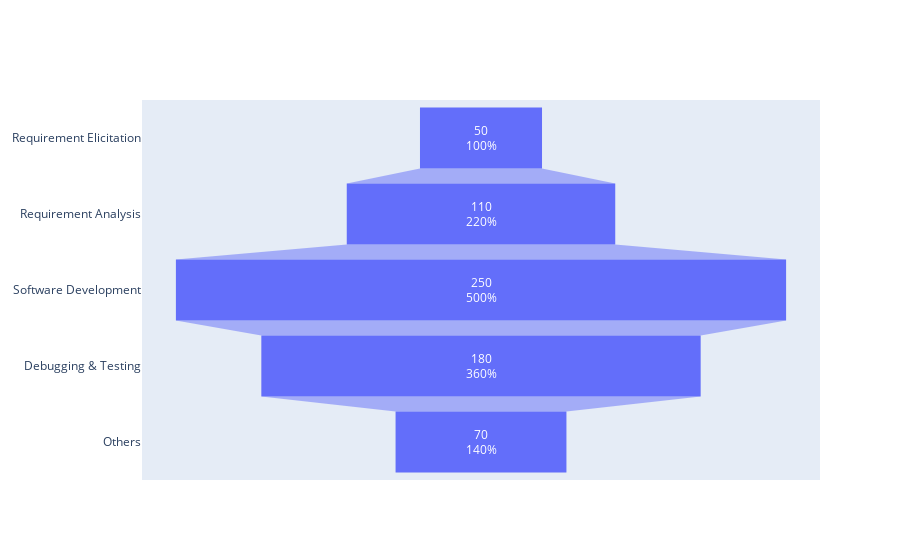

Notebook source saved alongside this figure:
### Markdown cell above
Question 8

### Code cell
fig = go.Figure(go.Funnel(
    y = ["Requirement Elicitation", "Requirement Analysis", "Software Development", "Debugging & Testing", "Others"],
    x = [50,110,250,180,70],
    textposition = "inside",
    textinfo="value+percent initial"))
fig.show()

### Figure 1 — Plotly figure (JSON) as saved in the notebook; plotly's stock layout.template omitted (floating-point values rounded to 4 significant figures)
{"data": [{"textinfo": "value+percent initial", "textposition": "inside", "type": "funnel", "x": [50, 110, 250, 180, 70], "y": ["Requirement Elicitation", "Requirement Analysis", "Software Development", "Debugging & Testing", "Others"]}], "layout": {}}
